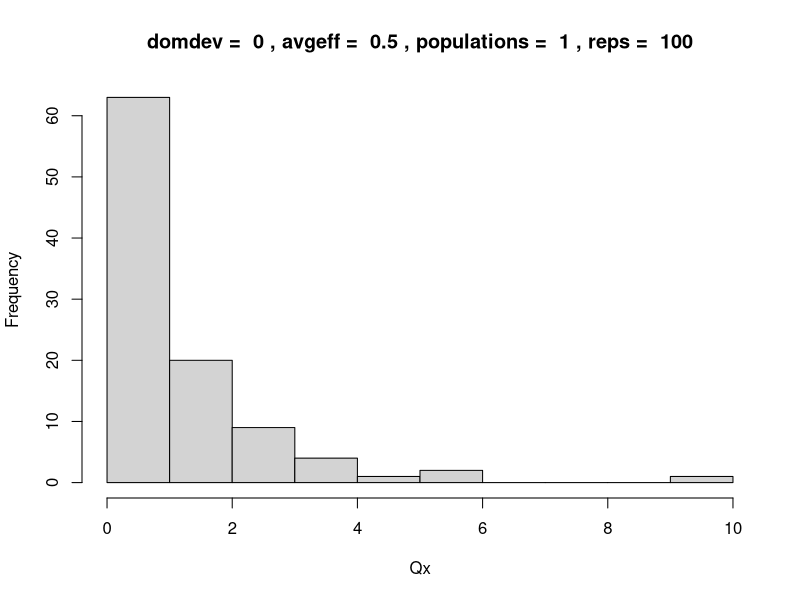
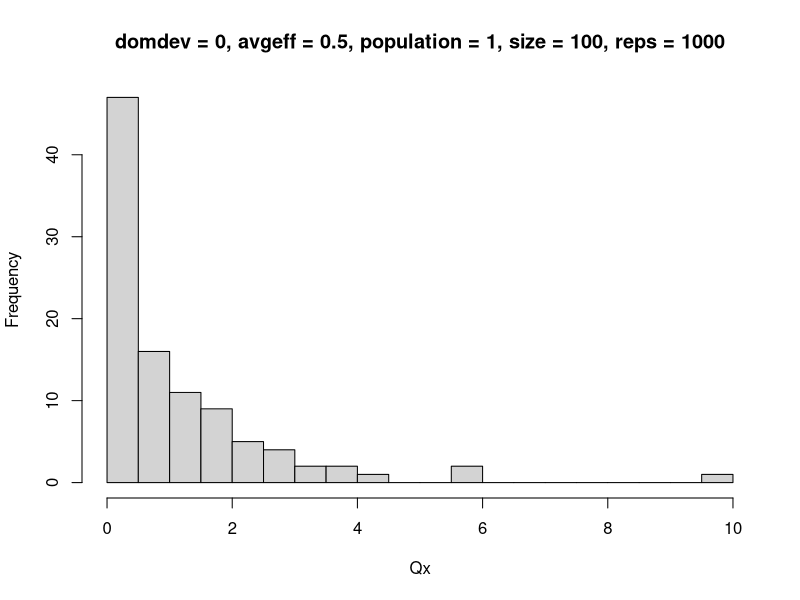

These charts were generated, in order, by the following R code:
# We want to directly simulate the Qx statistic using the terms derived mathematically. We can do this by simulating a random distribution of ancestral allele frequencies over a given number of populations.

domdev_distributions <- function ( size, population, reps, generations, epsilonrange1, epsilonrange2, avgeff, domdev, loud = TRUE ) {

  epsilon <- runif ( size, epsilonrange1, epsilonrange2 ) # size refers to the number of loci to calculate the statistic over.

    Fst <-(generations/size) # approximation for drift

   # if ( size <= generations ) {
   #     stop ( "Population size should be greater than generations for accurate results to use normal approximation for drift.")
   # }


    var <- Fst * epsilon * ( 1 - epsilon )
    alpha <- (1 / 2) * avgeff + domdev * ( 1 - epsilon )
    afterdrift <- list ()
    Qx <- numeric()

    if ( loud ) {
        pb <- txtProgressBar( min = 0, max = reps )
    }

    for ( h in 1:reps) {

        if ( loud ) {
            setTxtProgressBar ( pb, h )
        }

        sum_pops <- numeric()

                                        # obtaining a list (length = populations) of vectors for the frequencies after drift for each loci given the Normal approximation to drift

        for ( i in 1:population ) {
            norm_drift <- numeric ()
            for ( j in 1:size ) {
                norm_drift [ j ] <- rnorm ( 1 , epsilon [ j ], sqrt ( var[ j ] ) )
            }
            afterdrift [[ i ]] <- norm_drift
        }

    # now we calculate one Qx statistic, summed across the given number of populations. We use matrix method developed in "equation_verification.R"

        for ( i in 1:population ) {

            p <- afterdrift [[ i ]]
            A <- rep ( avgeff, size )
            D <- rep ( domdev, size )

            sum_matrix <- matrix ( ncol = size, nrow = size )

            for ( j in 1:size) {

                sum_matrix [ j , j ] <- ( (1/2) * A[ j ] * ( p [ j ] - epsilon [ j ] ) ) ^ 2 + ( A[ j ] * D [ j ] * ( 1 - 2 * p [ j ] ) * ( p [ j ] - epsilon [ j ] )^2 ) + ( D [ j ] * ( 1 - 2 * p [ j ] ) * ( p [ j ] - epsilon [ j ] ) )^2

            }

            for ( j in 1:size ) {
                for ( k in 1:size ) {

                    if ( j != k ) {
                        sum_matrix [ j, k ] <- ( ( 1 / 4 ) * A [ j ] * A [ k ] * ( p [ j ] - epsilon[ j ] ) *  ( p [ k ] - epsilon [ k ] ) ) + (1/2) * A [ j ] * D [ k ] * ( 1 - 2 * p [ k ] ) * ( p [ j ] - epsilon [ j ] ) * ( p [ k ] - epsilon [ k ] ) + (1/2) *  D [ j ] * A [ k ] * ( 1 - 2 * p [ j ] ) * ( p [ j ] - epsilon [ j ] ) * ( p [ k ] - epsilon [ k ] ) + D [ j ] * ( 1 - 2 * p [ j ] ) * ( p [ j ] - epsilon [ j ] ) * D [ k ] * ( 1 - 2 * p [ k ] ) * ( p [ k ] - epsilon [ k ] )
                    }
                }
            }

            sum1 <- sum ( diag ( sum_matrix ) )
            sum2 <- sum ( sum_matrix [ row ( sum_matrix ) != col ( sum_matrix ) ] )

            sum_pops [ i ] <- sum1 + sum2

        }

                                        # "correct" additive variance uses epsilon values, but in practice we can only take allele frequencies from present day populations, so choose arbitrary afterdrift population to calculate vA with (which should increase the variance?

        vA <- sum ( alpha^2  * afterdrift [[ 1 ]] * ( 1 - afterdrift[[ 1 ]] ) )

        Qx [ h ]  <-  ( 1 / ( Fst * vA ) ) * sum ( sum_pops )

    }

    if ( loud ) {
        hist( Qx, main = paste ( "domdev = ", domdev, ", avgeff = ", avgeff, ", populations = ", population, ", reps = ", reps ))
    }

    return ( Qx )

}



x <- domdev_distributions ( size = 100,
                       population = 1,
                       reps = 100,
                       generations = 10,
                       epsilonrange1 = 0.5,
                       epsilonrange2 = 0.5,
                       avgeff = 0.5,
                       domdev = 0 )

mean (x)
var (x)


hist( x, main = "domdev = 0, avgeff = 0.5, population = 1, size = 100, reps = 1000", xlab = "Qx", breaks = 25 )

